Frame 1 (no input): blank canvas, image omitted
Frame 60 (no input): blank canvas, image omitted
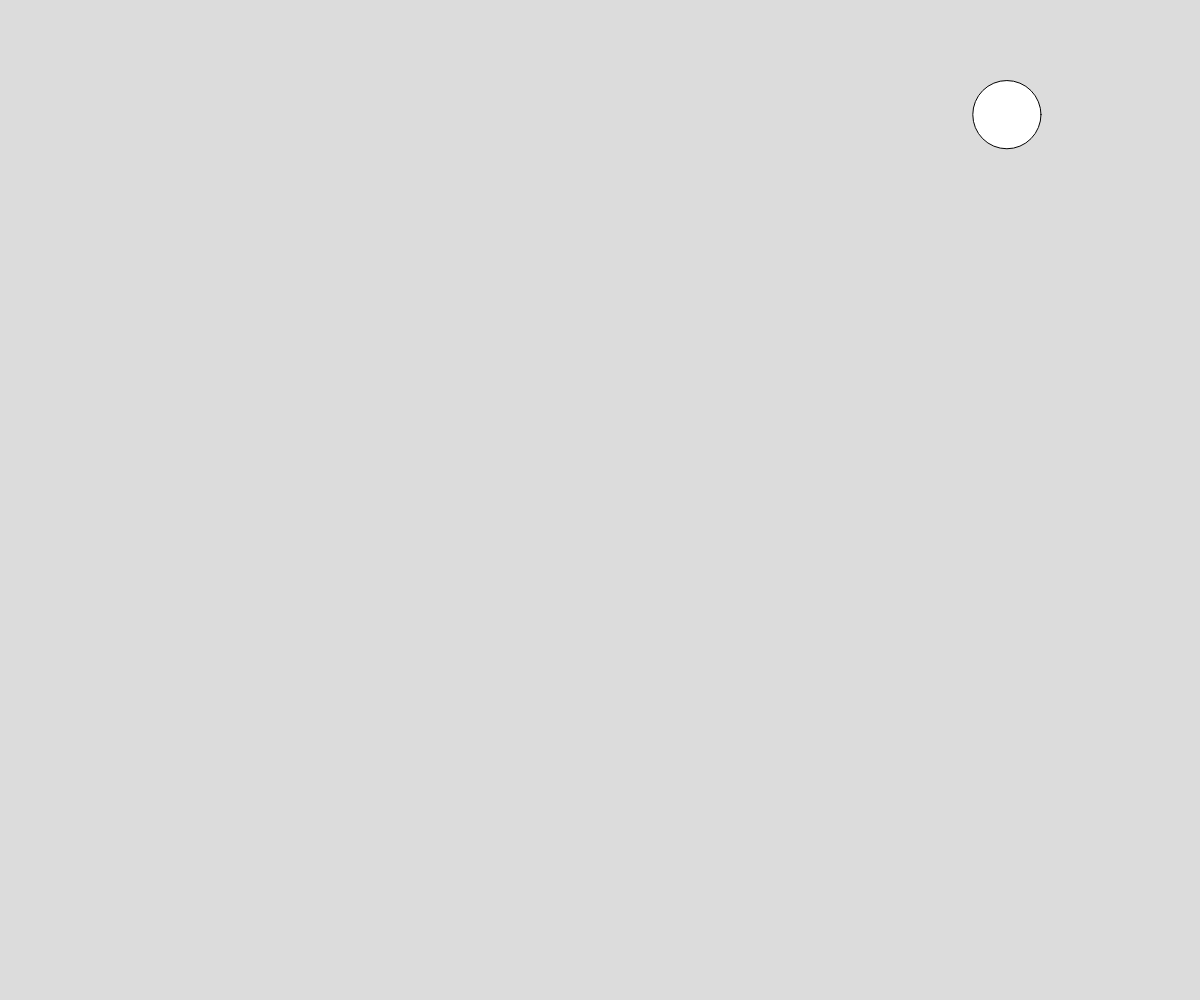
Frame 120 (the mouse pressed at the canvas centre since frame 60)

The p5.js sketch whose frames 1 and 60 were blank and that drew this single picture after the mouse press (run headless with seeded random() and noise() and a simulated clock; from frame 60 on, the mouse is pressed at the canvas centre):

// p5.js sketch
// ── sketch.js
// Ball Object Array

let ballarray = [];

function setup() {
  createCanvas(windowWidth, windowHeight);
}

function draw() {
  background(220);
  for (let ball of ballarray) {
    // move
    ball.x += ball.dx;
    ball.y += ball.dy;

    //display
    circle(ball.x, ball.y, ball.radius * 2);
  }
}

function mousePressed() {
  spawnball();
}

function spawnball() {
  let theBall = {
    x: random(width),
    y: random(height),
    dx: random(-5, 5),
    dy: random(-5, 5),
    radius: random(10, 40),
  };
  ballarray.push(theBall);
}
